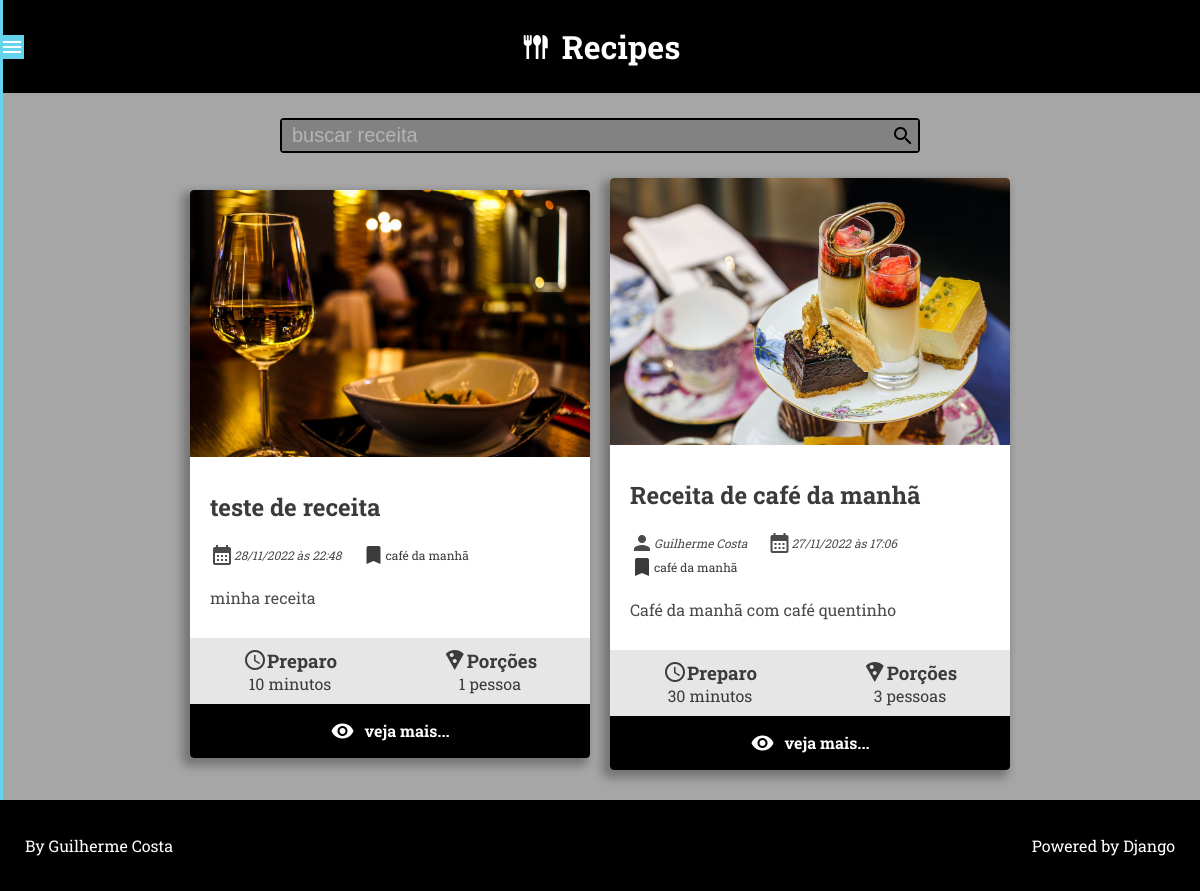
/recipe/category/1/, run on the app's committed database.
### recipes/models.py (models this page shows, shortened)
class Recipe(models.Model):
    title = models.CharField(max_length=65)
    description = models.CharField(max_length=165)
    slug = models.SlugField()
    preparation_time = models.IntegerField()
    preparation_time_unit = models.CharField(max_length=165)
    servings = models.IntegerField()
    servings_unit = models.CharField(max_length=65)
    preparation_steps = models.TextField()
    preparation_steps_is_html = models.BooleanField(default=False)
    created_at = models.DateTimeField(auto_now_add=True)
    updated_at = models.DateTimeField(auto_now=True)
    is_published = models.BooleanField(default=False)
    cover = models.ImageField(upload_to='recipes/covers/%Y/%m/%d/',
                              blank=True,
                              default='',
                              )
    category = models.ForeignKey(Category,
                                 on_delete=models.SET_NULL,
                                 null=True,
                                 blank=True,
                                 default=None,
                                 )
    author = models.ForeignKey(User,
                               on_delete=models.SET_NULL,
                               null=True,
                               blank=True,
                               default=None,
                               )

class Category(models.Model):
    name = models.CharField(max_length=65,
                            verbose_name='Nome',
                            )

### recipes/views.py (the view)
# urls.py: path('recipe/category/<int:id>/', views.category, name='category'),
def category(request, id) -> render:
    recipe: list = get_list_or_404(Recipe.objects.filter(category__id=id,
                                                         is_published=True,
                                                         ).order_by('-id'))
    return render(request, 'recipes/pages/category.html', context={
        'recipes': recipe,
        'title': f"{recipe[0].category.name} - Category",
    })

### recipes/templates/recipes/pages/category.html (shortened to what this page needs)
{% extends 'global/base.html' %}
{% block content %}
<div class="main-content main-content-list">
    {% for recipe in recipes %}
        {% include "recipes/partials/recipe.html" %}
    {% endfor %}
</div>
{% endblock content %}

### base_templates/global/base.html (shortened to what this page needs)
{% load static %}
<!DOCTYPE html>
<html lang="pt-BR">
    <head>
        {% include "recipes/partials/head.html" %}
    </head>
    <body>
        {% include "recipes/partials/nav.html" %}
        {% include "recipes/partials/header.html" %}
        {% include "recipes/partials/search.html" %}
        <main class="main-content-container">
            {% block content %}{% endblock content %}
        </main>
        {% include "recipes/partials/footer.html" %}
    </body>
</html>

### recipes/templates/recipes/partials/head.html (shortened to what this page needs)
{% load static %}
<link rel="stylesheet" href="{% static "recipes/css/style.css" %}">

### recipes/templates/recipes/partials/nav.html (shortened to what this page needs)
<nav class="nav-container">
    <div class="container-menu-mobile">
        <span class="material-icons flex-center menu">menu</span>
    </div>
    <div class="container-options-menu">
    </div>
</nav>

### recipes/templates/recipes/partials/header.html
<header>
    <a href="{% url 'recipes:home' %}">
        <div class="container-header flex-center">
            <span class="material-icons icon-header">flatware</span>
            <h1 class="title-header">Recipes</h1>
        </div>
    </a>
</header>

### recipes/templates/recipes/partials/search.html
<section class="search-container">
    <div class="div-space">
        <div class="box-search">
            <input type="search" name="search" id="search" class="input-search" placeholder="buscar receita">
            <button type="submit" class="button-search">
                <span class="material-icons icon-search">search</span>
            </button>
        </div>
    </div>
</section>

### recipes/templates/recipes/partials/recipe.html
<div class="card-container">
    {% include 'recipes/partials/_details-recipe.html' %}
</div>

### recipes/templates/recipes/partials/_details-recipe.html (shortened to what this page needs)
{% if recipe.cover %}
    <a href="{% url 'recipes:recipe' recipe.id %}">
        <img class="card-image" src="{{ recipe.cover.url }}" alt="temp image">
    </a>
{% endif %}
<section class="box-card-info">
    <a href="{% url 'recipes:recipe' recipe.id %}">
        <h2 class="card-title">{{ recipe.title }}</h2>
    </a>
    <div class="card-details">
        {% if recipe.author is not None %}
            <div>
                <span class="material-icons card-user-icon">person</span>
                {% if recipe.author.first_name %}
                    <span class="card-username">{{ recipe.author.first_name }} {{recipe.author.last_name}}</span>
                {% else %}
                    <span class="card-username">{{ recipe.author.username }}</span>
                {% endif %}
            </div>
        {% endif %}
        <div>
            <span class="material-icons card-calendar-icon">&#xebcc</span>
            <span class="card-date">{{ recipe.created_at|date:"d/m/Y" }} às {{ recipe.created_at|date:"H:i" }}</span>
        </div>
        {% if recipe.category.id %}
            <div>
                <a href="{% url 'recipes:category' recipe.category.id %}" class="flex-details">
                    <span class="material-icons">bookmark</span>
                    <span class="card-group">{{ recipe.category.name }}</span>
                </a>
            </div>
        {% endif %}
        <div class="prev-text-card">
            <p>{{ recipe.description }}</p>
        </div>
    </div>
</section>
<section class="box-card-preparation">
    <div class="card-time-preparation">
        <h3><span class="material-icons">&#xe8b5</span>Preparo</h3>
        <p>{{ recipe.preparation_time }} {{ recipe.preparation_time_unit }}</p>
    </div>
    <div class="card-portion">
        <h3><span class="material-icons">&#xe552</span>Porções</h3>
        <p>{{ recipe.servings }} {{ recipe.servings_unit }}</p>
    </div>
</section>
{% if recipe_details is not True %}
    <footer class="card-footer">
        <div class="card-footer-details">
            <a href="{% url 'recipes:recipe' recipe.id %}">
                <span class="material-icons">&#xe8f4</span>
                <h4>veja mais...</h4>
            </a>
        </div>
    </footer>
{% endif %}

### recipes/templates/recipes/partials/footer.html
<footer class="footer">
    <a href="/">
        <p>By Guilherme Costa</p>
    </a>
    <a href="/">
        <p>Powered by Django</p>
    </a>
</footer>

### recipes/static/recipes/css/style.css (style rules this page uses)
:root { --default-font: 'Roboto Slab', serif; --bg-header-footer: black; --text-header-footer: white; --bg-menu: #65D4EB; --bg-content: #A6A6A6; --bg-input-search: #828282; --bg-card-details: #E6E6E6; --text-white: white; --text-card: #3b3b3b; --text-card-details: #4b4b4b; }
* { margin: 0; padding: 0; box-sizing: border-box; }
body { font-family: var(--default-font); background-color: var(--bg-content); }
.nav-container { width: 3px; height: 100vh; background-color: var(--bg-menu); position: fixed; transition: all 300ms ease-in-out; overflow: hidden; }
.container-menu-mobile { color: white; position: fixed; top: 35px; left: 0; background-color: var(--bg-menu); cursor: pointer; transition: all 300ms ease-in-out; }
.container-options-menu { padding: 20px 15px; }
header { background-color: black; }
header > a { text-decoration: none; color: var(--text-header-footer); }
.container-header { padding: 25px 0; width: fit-content; }
.icon-header { font-size: 32px; }
.container-header h1 { display: inline-block; margin-left: 10px; }
.flex-center { margin: 0 auto; display: flex; flex-flow: row wrap; justify-content: center; align-items: center; }
.search-container { margin: 25px 0; }
.box-search { width: 100%; margin: 0 auto; max-width: 640px; position: relative; border: 2px solid black; border-radius: 4px; background-color: var(--bg-input-search); transition: all 200ms ease-in-out; }
.div-space { padding: 0 10px; }
.input-search { width: 100%; height: 31px; outline: none; padding: 0 30px 0 10px; color: var(--text-white); font-size: 20px; background-color: var(--bg-input-search); border: none; }
.input-search::placeholder { color: var(--text-white); opacity: 0.4; }
.button-search { position: absolute; top: 4px; right: 3px; cursor: pointer; background-color: var(--bg-input-search); border: none; }
.icon-search { background-color: var(--bg-input-search); }
.main-content-container { width: 100%; max-width: 1600px; margin: 0 auto; padding: 0 2%; }
.main-content { padding: 0 2%; display: flex; flex-flow: row wrap; justify-content: center; align-items: center; gap: 20px; }
.card-container { width: 100%; max-width: 400px; background-color: white; box-shadow: -5px 5px 10px 3px rgba(0, 0, 0, 0.295); border-radius: 4px; overflow: hidden; transition: all 300ms ease; }
.card-image { width: 100%; }
.box-card-info { padding: 30px 20px; }
.box-card-info a { text-decoration: none; font-style: normal; color: var(--text-card); }
.card-title { padding-bottom: 20px; }
.card-details { font-size: 12px; font-style: italic; color: var(--text-card-details); display: flex; justify-content: flex-start; align-items: center; flex-flow: wrap; }
.card-details > .prev-text-card { width: 100%; margin-top: 20px; font-size: 16px; font-style: normal; }
.card-details > div { display: flex; align-items: center; margin-right: 20px; }
.flex-details { display: flex; align-items: center; }
.card-group { cursor: pointer; }
.box-card-preparation { display: flex; justify-content: space-around; align-items: center; flex-wrap: wrap; background-color: var(--bg-card-details); padding: 10px 0; }
.box-card-preparation div { text-align: center; color: var(--text-card); }
.box-card-preparation h3 { display: flex; align-items: center; }
.card-footer { background-color: black; padding: 15px 0; }
.card-footer-details a { display: flex; align-items: center; justify-content: center; text-decoration: none; color: white; }
.card-footer-details span { padding-right: 10px; }
.footer { background-color: black; margin-top: 30px; padding: 35px 25px; display: flex; justify-content: space-between; flex-wrap: wrap; }
.footer a { text-decoration: none; color: var(--text-white); }

### data on the page
Recipe: cover (picture), title "teste de receita", created_at "28/11/2022", created_at "22:48", category.name "café da manhã", description "minha receita", preparation_time "10", preparation_time_unit "minutos", servings "1", servings_unit "pessoa"
Recipe: cover (picture), title "Receita de café da manhã", author.first_name "Guilherme", author.last_name "Costa", created_at "27/11/2022", created_at "17:06", category.name "café da manhã", description "Café da manhã com café quentinho", preparation_time "30", preparation_time_unit "minutos", servings "3", servings_unit "pessoas"
